Frame 1 (no input): blank canvas, image omitted
Frame 60 (the mouse pressed at the canvas centre just before this capture): blank canvas, image omitted
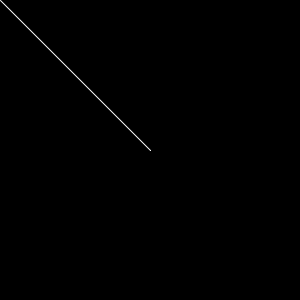
Frame 120 (the mouse held since frame 60 and released just before this capture)

The Processing sketch whose frames 1 and 60 were blank and that drew this single picture after the mouse press (run headless with seeded random() and noise(); from frame 60 on, the mouse is pressed at the canvas centre):

// Processing sketch: sketch_5_1_answer
// ── sketch_5_1_answer.pde
void setup(){
  size(300,300);
  background(0);
  stroke(255);
}
void draw(){
  if(mousePressed){
    //if(mousePressed)和以下是相同意思
    //if(mousePressed == true)
    line(pmouseX,pmouseY,mouseX,mouseY);
  }
}
